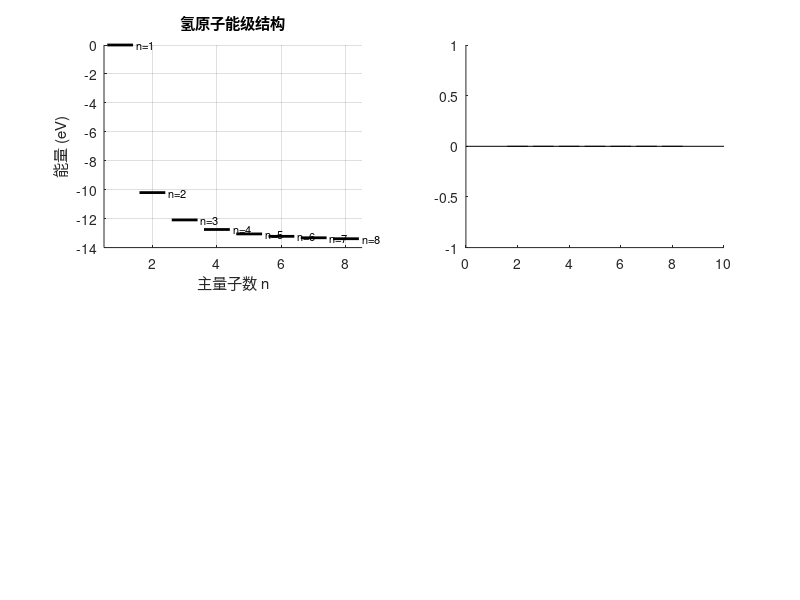

Write MATLAB code to recreate this figure. (Note: this script raises an error after producing the figure.)
function boerziman()
% 化学中玻尔兹曼分布分析工具
% 功能：分析分子在不同能级上的玻尔兹曼分布
% 作者：AI助手
% 日期：2024
% 
% 玻尔兹曼分布公式：N(E) = N₀ * exp(-E/kT)
% 其中：N(E) - 能量为E的状态的粒子数
%       N₀ - 基态粒子数  
%       E - 能量 (J)
%       k - 玻尔兹曼常数 (1.381×10⁻²³ J/K)
%       T - 绝对温度 (K)

clc;
clear;
close all;

fprintf('====================================\n');
fprintf('  化学玻尔兹曼分布分析工具 v1.0\n');
fprintf('====================================\n');
fprintf('功能：分析分子能级的玻尔兹曼分布\n');
fprintf('应用：化学反应、光谱学、热力学\n');
fprintf('====================================\n\n');

% 物理常数
k_B = 1.381e-23;  % 玻尔兹曼常数 (J/K)
h = 6.626e-34;    % 普朗克常数 (J·s)
c = 3e8;          % 光速 (m/s)
N_A = 6.022e23;   % 阿伏伽德罗常数 (mol⁻¹)

fprintf('物理常数：\n');
fprintf('玻尔兹曼常数 k = %.3e J/K\n', k_B);
fprintf('普朗克常数 h = %.3e J·s\n', h);
fprintf('光速 c = %.0e m/s\n', c);
fprintf('阿伏伽德罗常数 N_A = %.3e mol⁻¹\n\n', N_A);

% 分析类型选择
fprintf('请选择分析类型：\n');
fprintf('1. 基本玻尔兹曼分布\n');
fprintf('2. 温度效应分析\n');
fprintf('3. 能级分布分析\n');
fprintf('4. 化学反应平衡\n');
fprintf('5. 光谱线强度分析\n');
fprintf('6. 完整分析\n');
analysis_type = input('请输入选择 (1-6): ');

switch analysis_type
    case 1
        basic_boltzmann_analysis(k_B);
    case 2
        temperature_effect_analysis(k_B);
    case 3
        energy_level_analysis(k_B);
    case 4
        chemical_equilibrium_analysis(k_B);
    case 5
        spectral_intensity_analysis(k_B, h, c);
    case 6
        complete_analysis(k_B, h, c, N_A);
    otherwise
        error('无效的选择！');
end

fprintf('\n====================================\n');
fprintf('玻尔兹曼分布分析完成！\n');
fprintf('====================================\n');

end

% 1. 基本玻尔兹曼分布分析
function basic_boltzmann_analysis(k_B)
    fprintf('\n====================================\n');
    fprintf('    基本玻尔兹曼分布分析\n');
    fprintf('====================================\n');
    
    % 输入参数
    T = input('请输入温度 (K，默认300): ');
    if isempty(T)
        T = 300;
    end
    
    E_max = input('请输入最大能量 (×10⁻²⁰ J，默认10): ');
    if isempty(E_max)
        E_max = 10;
    end
    E_max = E_max * 1e-20; % 转换为焦耳
    
    N0 = input('请输入基态粒子数 (默认1000): ');
    if isempty(N0)
        N0 = 1000;
    end
    
    % 能量范围
    E = linspace(0, E_max, 1000);
    
    % 计算玻尔兹曼分布
    N = N0 * exp(-E ./ (k_B * T));
    
    % 创建图形
    figure('Name', '基本玻尔兹曼分布分析', 'NumberTitle', 'off');
    
    % 主分布图
    subplot(2,2,1);
    plot(E*1e20, N, 'b-', 'LineWidth', 2);
    xlabel('能量 (×10^{-20} J)');
    ylabel('粒子数 N(E)');
    title(sprintf('玻尔兹曼分布 (T = %.0f K)', T));
    grid on;
    
    % 半对数图
    subplot(2,2,2);
    semilogy(E*1e20, N, 'r-', 'LineWidth', 2);
    xlabel('能量 (×10^{-20} J)');
    ylabel('粒子数 N(E) (对数)');
    title('玻尔兹曼分布 (半对数)');
    grid on;
    
    % 归一化分布
    subplot(2,2,3);
    N_norm = N / N0;
    plot(E*1e20, N_norm, 'g-', 'LineWidth', 2);
    xlabel('能量 (×10^{-20} J)');
    ylabel('相对粒子数 N(E)/N₀');
    title('归一化玻尔兹曼分布');
    grid on;
    
    % 统计信息
    subplot(2,2,4);
    % 计算平均能量
    E_avg = trapz(E, E .* N) / trapz(E, N);
    % 计算最概然能量
    E_most_probable = 0; % 基态
    % 计算能量方差
    E_var = trapz(E, (E - E_avg).^2 .* N) / trapz(E, N);
    
    text(0.1, 0.9, '统计参数：', 'FontSize', 12, 'FontWeight', 'bold');
    text(0.1, 0.8, sprintf('温度：%.0f K', T), 'FontSize', 10);
    text(0.1, 0.7, sprintf('总粒子数：%.0f', trapz(E, N)), 'FontSize', 10);
    text(0.1, 0.6, sprintf('平均能量：%.2e J', E_avg), 'FontSize', 10);
    text(0.1, 0.5, sprintf('最概然能量：%.2e J', E_most_probable), 'FontSize', 10);
    text(0.1, 0.4, sprintf('能量方差：%.2e J²', E_var), 'FontSize', 10);
    text(0.1, 0.3, sprintf('kT = %.2e J', k_B * T), 'FontSize', 10);
    
    axis off;
    title('统计参数');
    
    % 输出结果
    fprintf('分析结果：\n');
    fprintf('温度：%.0f K\n', T);
    fprintf('平均能量：%.2e J\n', E_avg);
    fprintf('kT：%.2e J\n', k_B * T);
    fprintf('E_avg/kT：%.2f\n', E_avg / (k_B * T));
end

% 2. 温度效应分析
function temperature_effect_analysis(k_B)
    fprintf('\n====================================\n');
    fprintf('    温度效应分析\n');
    fprintf('====================================\n');
    
    % 输入参数
    T_range = input('请输入温度范围 [T_min, T_max] (K，默认[200, 800]): ');
    if isempty(T_range)
        T_range = [200, 800];
    end
    
    E_max = input('请输入最大能量 (×10⁻²⁰ J，默认15): ');
    if isempty(E_max)
        E_max = 15;
    end
    E_max = E_max * 1e-20;
    
    % 温度序列
    T_values = linspace(T_range(1), T_range(2), 5);
    colors = ['b', 'r', 'g', 'm', 'c'];
    
    % 能量范围
    E = linspace(0, E_max, 1000);
    
    % 创建图形
    figure('Name', '温度效应分析', 'NumberTitle', 'off');
    
    % 不同温度的分布
    subplot(2,2,1);
    hold on;
    legend_entries = {};
    for i = 1:length(T_values)
        T = T_values(i);
        N = exp(-E ./ (k_B * T));
        plot(E*1e20, N, 'Color', colors(i), 'LineWidth', 2);
        legend_entries{i} = sprintf('T = %.0f K', T);
    end
    xlabel('能量 (×10^{-20} J)');
    ylabel('相对粒子数 N(E)/N₀');
    title('不同温度下的玻尔兹曼分布');
    legend(legend_entries, 'Location', 'best');
    grid on;
    
    % 半对数图
    subplot(2,2,2);
    hold on;
    for i = 1:length(T_values)
        T = T_values(i);
        N = exp(-E ./ (k_B * T));
        semilogy(E*1e20, N, 'Color', colors(i), 'LineWidth', 2);
    end
    xlabel('能量 (×10^{-20} J)');
    ylabel('相对粒子数 N(E)/N₀ (对数)');
    title('玻尔兹曼分布 (半对数)');
    legend(legend_entries, 'Location', 'best');
    grid on;
    
    % 平均能量随温度变化
    subplot(2,2,3);
    T_fine = linspace(T_range(1), T_range(2), 100);
    E_avg_values = zeros(size(T_fine));
    
    for i = 1:length(T_fine)
        T = T_fine(i);
        N = exp(-E ./ (k_B * T));
        E_avg_values(i) = trapz(E, E .* N) / trapz(E, N);
    end
    
    plot(T_fine, E_avg_values*1e20, 'b-', 'LineWidth', 2);
    hold on;
    plot(T_fine, k_B * T_fine * 1e20, 'r--', 'LineWidth', 2);
    xlabel('温度 (K)');
    ylabel('平均能量 (×10^{-20} J)');
    title('平均能量随温度变化');
    legend('实际平均能量', 'kT', 'Location', 'northwest');
    grid on;
    
    % 高能态占比随温度变化
    subplot(2,2,4);
    E_threshold = E_max * 0.5; % 定义高能态阈值
    high_energy_fraction = zeros(size(T_fine));
    
    for i = 1:length(T_fine)
        T = T_fine(i);
        N = exp(-E ./ (k_B * T));
        total_particles = trapz(E, N);
        high_energy_particles = trapz(E(E > E_threshold), N(E > E_threshold));
        high_energy_fraction(i) = high_energy_particles / total_particles;
    end
    
    plot(T_fine, high_energy_fraction * 100, 'g-', 'LineWidth', 2);
    xlabel('温度 (K)');
    ylabel('高能态占比 (%)');
    title(sprintf('高能态占比 (E > %.1f×10^{-20} J)', E_threshold*1e20));
    grid on;
    
    fprintf('温度效应分析完成！\n');
    fprintf('温度范围：%.0f - %.0f K\n', T_range(1), T_range(2));
    fprintf('在%.0f K时，高能态占比约为%.1f%%\n', T_fine(end), high_energy_fraction(end)*100);
end

% 3. 能级分布分析
function energy_level_analysis(k_B)
    fprintf('\n====================================\n');
    fprintf('    能级分布分析\n');
    fprintf('====================================\n');
    
    % 输入参数
    fprintf('请输入能级参数：\n');
    n_levels = input('能级数目 (默认10): ');
    if isempty(n_levels)
        n_levels = 10;
    end
    
    spacing_type = input('能级间距类型 (1-等间距, 2-平方关系, 3-指数关系, 默认1): ');
    if isempty(spacing_type)
        spacing_type = 1;
    end
    
    T = input('温度 (K，默认300): ');
    if isempty(T)
        T = 300;
    end
    
    % 生成能级
    switch spacing_type
        case 1 % 等间距
            delta_E = 1e-20; % J
            E_levels = (0:n_levels-1) * delta_E;
            spacing_name = '等间距';
        case 2 % 平方关系 (谐振子)
            delta_E = 1e-20; % J
            E_levels = ((0:n_levels-1).^2) * delta_E;
            spacing_name = '平方关系 (谐振子)';
        case 3 % 指数关系
            delta_E = 1e-20; % J
            E_levels = (exp(0:n_levels-1) - 1) * delta_E;
            spacing_name = '指数关系';
    end
    
    % 计算各能级的粒子数
    N_levels = exp(-E_levels ./ (k_B * T));
    N_levels = N_levels / N_levels(1); % 归一化到基态
    
    % 创建图形
    figure('Name', '能级分布分析', 'NumberTitle', 'off');
    
    % 能级图
    subplot(2,2,1);
    for i = 1:n_levels
        % 画能级线
        line([i-0.4, i+0.4], [E_levels(i), E_levels(i)]*1e20, 'Color', 'k', 'LineWidth', 2);
        % 标注能级
        text(i+0.5, E_levels(i)*1e20, sprintf('E_{%d}', i-1), 'FontSize', 8);
    end
    xlabel('能级序号');
    ylabel('能量 (×10^{-20} J)');
    title(['能级结构 - ' spacing_name]);
    grid on;
    xlim([0.5, n_levels+0.5]);
    
    % 粒子数分布
    subplot(2,2,2);
    bar(1:n_levels, N_levels, 'FaceColor', 'b', 'FaceAlpha', 0.7);
    xlabel('能级序号');
    ylabel('相对粒子数');
    title(sprintf('粒子数分布 (T = %.0f K)', T));
    grid on;
    
    % 半对数粒子数分布
    subplot(2,2,3);
    semilogy(1:n_levels, N_levels, 'ro-', 'LineWidth', 2, 'MarkerSize', 8);
    xlabel('能级序号');
    ylabel('相对粒子数 (对数)');
    title('粒子数分布 (半对数)');
    grid on;
    
    % 统计信息
    subplot(2,2,4);
    % 计算配分函数
    Z = sum(N_levels);
    % 计算平均能量
    E_avg = sum(E_levels .* N_levels) / Z;
    % 计算熵
    p_i = N_levels / Z; % 概率
    S = -k_B * sum(p_i .* log(p_i + 1e-10)); % 避免log(0)
    
    text(0.1, 0.9, '统计热力学参数：', 'FontSize', 12, 'FontWeight', 'bold');
    text(0.1, 0.8, sprintf('温度：%.0f K', T), 'FontSize', 10);
    text(0.1, 0.7, sprintf('配分函数：%.4f', Z), 'FontSize', 10);
    text(0.1, 0.6, sprintf('平均能量：%.2e J', E_avg), 'FontSize', 10);
    text(0.1, 0.5, sprintf('熵：%.2e J/K', S), 'FontSize', 10);
    text(0.1, 0.4, sprintf('基态占比：%.1f%%', N_levels(1)/Z*100), 'FontSize', 10);
    text(0.1, 0.3, sprintf('能级间距类型：%s', spacing_name), 'FontSize', 10);
    
    axis off;
    title('统计参数');
    
    % 输出结果
    fprintf('能级分布分析结果：\n');
    fprintf('能级间距类型：%s\n', spacing_name);
    fprintf('配分函数：%.4f\n', Z);
    fprintf('平均能量：%.2e J\n', E_avg);
    fprintf('基态占比：%.1f%%\n', N_levels(1)/Z*100);
end

% 4. 化学反应平衡分析
function chemical_equilibrium_analysis(k_B)
    fprintf('\n====================================\n');
    fprintf('    化学反应平衡分析\n');
    fprintf('====================================\n');
    
    % 输入参数
    fprintf('分析化学反应：A ⇌ B\n');
    delta_E = input('反应能量差 ΔE (kJ/mol，默认20): ');
    if isempty(delta_E)
        delta_E = 20;
    end
    delta_E = delta_E * 1000 / 6.022e23; % 转换为J/分子
    
    T_range = input('温度范围 [T_min, T_max] (K，默认[200, 800]): ');
    if isempty(T_range)
        T_range = [200, 800];
    end
    
    % 温度序列
    T_values = linspace(T_range(1), T_range(2), 100);
    
    % 计算平衡常数
    K_eq = exp(-delta_E ./ (k_B * T_values));
    
    % 计算摩尔分数
    % 假设初始只有A，平衡时：[A] = 1-x, [B] = x
    % K = [B]/[A] = x/(1-x)
    % 解得：x = K/(1+K)
    x_B = K_eq ./ (1 + K_eq);
    x_A = 1 - x_B;
    
    % 创建图形
    figure('Name', '化学反应平衡分析', 'NumberTitle', 'off');
    
    % 平衡常数随温度变化
    subplot(2,2,1);
    semilogy(T_values, K_eq, 'b-', 'LineWidth', 2);
    xlabel('温度 (K)');
    ylabel('平衡常数 K_{eq}');
    title('平衡常数随温度变化');
    grid on;
    
    % 摩尔分数随温度变化
    subplot(2,2,2);
    plot(T_values, x_A, 'r-', 'LineWidth', 2);
    hold on;
    plot(T_values, x_B, 'b-', 'LineWidth', 2);
    xlabel('温度 (K)');
    ylabel('摩尔分数');
    title('摩尔分数随温度变化');
    legend('反应物 A', '产物 B', 'Location', 'best');
    grid on;
    
    % 反应进度随温度变化
    subplot(2,2,3);
    plot(T_values, x_B * 100, 'g-', 'LineWidth', 2);
    xlabel('温度 (K)');
    ylabel('反应进度 (%)');
    title('反应进度随温度变化');
    grid on;
    
    % 范特霍夫方程验证
    subplot(2,2,4);
    plot(1./T_values, log(K_eq), 'ko-', 'LineWidth', 1, 'MarkerSize', 4);
    xlabel('1/T (K^{-1})');
    ylabel('ln(K_{eq})');
    title('范特霍夫方程 (ln K vs 1/T)');
    grid on;
    
    % 线性拟合
    hold on;
    p = polyfit(1./T_values, log(K_eq), 1);
    plot(1./T_values, polyval(p, 1./T_values), 'r-', 'LineWidth', 2);
    legend('数据点', '线性拟合', 'Location', 'best');
    
    % 输出结果
    fprintf('化学反应平衡分析结果：\n');
    fprintf('反应能量差：%.1f kJ/mol\n', delta_E * 6.022e23 / 1000);
    fprintf('在%.0f K时，平衡常数：%.2e\n', T_range(1), K_eq(1));
    fprintf('在%.0f K时，平衡常数：%.2e\n', T_range(2), K_eq(end));
    fprintf('在%.0f K时，产物B的摩尔分数：%.1f%%\n', T_range(1), x_B(1)*100);
    fprintf('在%.0f K时，产物B的摩尔分数：%.1f%%\n', T_range(2), x_B(end)*100);
end

% 5. 光谱线强度分析
function spectral_intensity_analysis(k_B, h, c)
    fprintf('\n====================================\n');
    fprintf('    光谱线强度分析\n');
    fprintf('====================================\n');
    
    % 输入参数
    fprintf('分析原子或分子的光谱线强度\n');
    T = input('温度 (K，默认2000): ');
    if isempty(T)
        T = 2000;
    end
    
    % 能级数据 (以氢原子为例)
    n_levels = 8;
    E_levels = zeros(1, n_levels);
    for n = 1:n_levels
        E_levels(n) = -13.6 * (1 - 1/n^2) * 1.602e-19; % eV转J
    end
    
    % 统计权重 (简化)
    g_levels = 2 * (1:n_levels).^2; % 2n²
    
    % 计算各能级的粒子数密度
    N_levels = g_levels .* exp(-E_levels ./ (k_B * T));
    
    % 归一化
    N_levels = N_levels / sum(N_levels);
    
    % 创建图形
    figure('Name', '光谱线强度分析', 'NumberTitle', 'off');
    
    % 能级图
    subplot(2,2,1);
    for i = 1:n_levels
        % 画能级线
        line([i-0.4, i+0.4], [E_levels(i), E_levels(i)]*6.242e18, 'Color', 'k', 'LineWidth', 2);
        % 标注能级
        text(i+0.5, E_levels(i)*6.242e18, sprintf('n=%d', i), 'FontSize', 8);
    end
    xlabel('主量子数 n');
    ylabel('能量 (eV)');
    title('氢原子能级结构');
    grid on;
    xlim([0.5, n_levels+0.5]);
    
    % 粒子数密度分布
    subplot(2,2,2);
    bar(1:n_levels, N_levels, 'FaceColor', 'r', 'FaceAlpha', 0.7);
    xlabel('主量子数 n');
    ylabel('相对粒子数密度');
    title(sprintf('能级粒子数密度 (T = %.0f K)', T));
    grid on;
    
    % 计算跃迁强度 (以巴尔末系为例)
    subplot(2,2,3);
    n_upper = 3:n_levels;
    n_lower = 2;
    
    % 跃迁波长
    lambda = zeros(size(n_upper));
    intensity = zeros(size(n_upper));
    
    for i = 1:length(n_upper)
        nu = n_upper(i);
        nl = n_lower;
        
        % 计算波长 (里德伯公式)
        R_H = 1.097e7; % 里德伯常数 (m⁻¹)
        lambda(i) = 1 / (R_H * (1/nl^2 - 1/nu^2));
        
        % 跃迁强度正比于上能级粒子数
        intensity(i) = N_levels(nu);
    end
    
    bar(lambda*1e9, intensity/max(intensity), 'FaceColor', 'b', 'FaceAlpha', 0.7);
    xlabel('波长 (nm)');
    ylabel('相对强度');
    title('巴尔末系光谱线强度');
    grid on;
    
    % 统计信息
    subplot(2,2,4);
    % 计算配分函数
    Z = sum(g_levels .* exp(-E_levels ./ (k_B * T)));
    
    % 计算平均能量
    E_avg = sum(E_levels .* N_levels);
    
    text(0.1, 0.9, '光谱分析参数：', 'FontSize', 12, 'FontWeight', 'bold');
    text(0.1, 0.8, sprintf('温度：%.0f K', T), 'FontSize', 10);
    text(0.1, 0.7, sprintf('配分函数：%.2e', Z), 'FontSize', 10);
    text(0.1, 0.6, sprintf('平均能量：%.2f eV', E_avg*6.242e18), 'FontSize', 10);
    text(0.1, 0.5, sprintf('基态占比：%.1f%%', N_levels(1)*100), 'FontSize', 10);
    text(0.1, 0.4, '最强谱线：', 'FontSize', 10);
    [~, idx] = max(intensity);
    text(0.1, 0.3, sprintf('  %d→%d: %.1f nm', n_upper(idx), n_lower, lambda(idx)*1e9), 'FontSize', 10);
    
    axis off;
    title('分析参数');
    
    % 输出结果
    fprintf('光谱线强度分析结果：\n');
    fprintf('温度：%.0f K\n', T);
    fprintf('基态占比：%.1f%%\n', N_levels(1)*100);
    fprintf('最强巴尔末系谱线：%d→%d，波长%.1f nm\n', n_upper(idx), n_lower, lambda(idx)*1e9);
end

% 6. 完整分析
function complete_analysis(k_B, h, c, N_A)
    fprintf('\n====================================\n');
    fprintf('    完整玻尔兹曼分布分析\n');
    fprintf('====================================\n');
    
    % 输入参数
    T = input('分析温度 (K，默认500): ');
    if isempty(T)
        T = 500;
    end
    
    % 创建大图窗
    figure('Name', '完整玻尔兹曼分布分析', 'NumberTitle', 'off');
    set(gcf, 'Position', [50, 50, 1400, 900]);
    
    % 1. 基本分布
    subplot(3,4,1);
    E_max = 20e-20; % J
    E = linspace(0, E_max, 1000);
    N = exp(-E ./ (k_B * T));
    plot(E*1e20, N, 'b-', 'LineWidth', 2);
    xlabel('能量 (×10^{-20} J)');
    ylabel('N(E)/N₀');
    title('基本玻尔兹曼分布');
    grid on;
    
    % 2. 半对数分布
    subplot(3,4,2);
    semilogy(E*1e20, N, 'r-', 'LineWidth', 2);
    xlabel('能量 (×10^{-20} J)');
    ylabel('N(E)/N₀');
    title('半对数分布');
    grid on;
    
    % 3. 温度比较
    subplot(3,4,3);
    T_values = [200, 500, 800];
    colors = ['b', 'r', 'g'];
    hold on;
    for i = 1:3
        N_temp = exp(-E ./ (k_B * T_values(i)));
        plot(E*1e20, N_temp, 'Color', colors(i), 'LineWidth', 2);
    end
    xlabel('能量 (×10^{-20} J)');
    ylabel('N(E)/N₀');
    title('温度比较');
    legend('200K', '500K', '800K');
    grid on;
    
    % 4. 麦克斯韦-玻尔兹曼速度分布
    subplot(3,4,4);
    m = 4.65e-26; % 氮气分子质量 (kg)
    v = linspace(0, 2000, 1000);
    f_v = 4*pi * (m/(2*pi*k_B*T))^(3/2) * v.^2 .* exp(-m*v.^2/(2*k_B*T));
    plot(v, f_v, 'b-', 'LineWidth', 2);
    xlabel('速度 (m/s)');
    ylabel('f(v)');
    title('麦克斯韦-玻尔兹曼速度分布');
    grid on;
    
    % 5. 能级分布
    subplot(3,4,5);
    n_levels = 8;
    E_levels = (0:n_levels-1) * 2e-20; % J
    N_levels = exp(-E_levels ./ (k_B * T));
    bar(1:n_levels, N_levels, 'FaceColor', 'g', 'FaceAlpha', 0.7);
    xlabel('能级');
    ylabel('相对粒子数');
    title('离散能级分布');
    grid on;
    
    % 6. 化学反应平衡
    subplot(3,4,6);
    T_range = 200:50:800;
    delta_E = 30e3 / N_A; % J/分子
    K_eq = exp(-delta_E ./ (k_B * T_range));
    semilogy(T_range, K_eq, 'r-', 'LineWidth', 2);
    xlabel('温度 (K)');
    ylabel('平衡常数');
    title('化学平衡常数');
    grid on;
    
    % 7. 热容量
    subplot(3,4,7);
    C_v = (E.^2 .* exp(-E ./ (k_B * T))) ./ (k_B * T^2);
    C_v_int = trapz(E, C_v) / trapz(E, exp(-E ./ (k_B * T)));
    T_cv = 100:50:1000;
    C_v_values = zeros(size(T_cv));
    for i = 1:length(T_cv)
        C_v_temp = (E.^2 .* exp(-E ./ (k_B * T_cv(i)))) ./ (k_B * T_cv(i)^2);
        C_v_values(i) = trapz(E, C_v_temp) / trapz(E, exp(-E ./ (k_B * T_cv(i))));
    end
    plot(T_cv, C_v_values/k_B, 'b-', 'LineWidth', 2);
    xlabel('温度 (K)');
    ylabel('C_v/k_B');
    title('热容量');
    grid on;
    
    % 8. 配分函数
    subplot(3,4,8);
    Z_values = zeros(size(T_cv));
    for i = 1:length(T_cv)
        Z_values(i) = trapz(E, exp(-E ./ (k_B * T_cv(i))));
    end
    plot(T_cv, Z_values, 'g-', 'LineWidth', 2);
    xlabel('温度 (K)');
    ylabel('配分函数 Z');
    title('配分函数');
    grid on;
    
    % 9. 熵
    subplot(3,4,9);
    S_values = zeros(size(T_cv));
    for i = 1:length(T_cv)
        N_temp = exp(-E ./ (k_B * T_cv(i)));
        Z_temp = trapz(E, N_temp);
        p_temp = N_temp / Z_temp;
        S_values(i) = -k_B * trapz(E, p_temp .* log(p_temp + 1e-10));
    end
    plot(T_cv, S_values/k_B, 'r-', 'LineWidth', 2);
    xlabel('温度 (K)');
    ylabel('S/k_B');
    title('熵');
    grid on;
    
    % 10. 内能
    subplot(3,4,10);
    U_values = zeros(size(T_cv));
    for i = 1:length(T_cv)
        N_temp = exp(-E ./ (k_B * T_cv(i)));
        Z_temp = trapz(E, N_temp);
        U_values(i) = trapz(E, E .* N_temp) / Z_temp;
    end
    plot(T_cv, U_values*1e20, 'b-', 'LineWidth', 2);
    xlabel('温度 (K)');
    ylabel('内能 (×10^{-20} J)');
    title('内能');
    grid on;
    
    % 11. 自由能
    subplot(3,4,11);
    F_values = -k_B * T_cv .* log(Z_values);
    plot(T_cv, F_values*1e20, 'g-', 'LineWidth', 2);
    xlabel('温度 (K)');
    ylabel('自由能 (×10^{-20} J)');
    title('亥姆霍兹自由能');
    grid on;
    
    % 12. 统计参数
    subplot(3,4,12);
    text(0.1, 0.9, '统计热力学参数：', 'FontSize', 10, 'FontWeight', 'bold');
    text(0.1, 0.8, sprintf('温度：%.0f K', T), 'FontSize', 8);
    text(0.1, 0.7, sprintf('kT = %.2e J', k_B*T), 'FontSize', 8);
    Z_current = trapz(E, exp(-E ./ (k_B * T)));
    text(0.1, 0.6, sprintf('配分函数：%.2e', Z_current), 'FontSize', 8);
    E_avg = trapz(E, E .* exp(-E ./ (k_B * T))) / Z_current;
    text(0.1, 0.5, sprintf('平均能量：%.2e J', E_avg), 'FontSize', 8);
    text(0.1, 0.4, sprintf('E_avg/kT：%.2f', E_avg/(k_B*T)), 'FontSize', 8);
    v_avg = sqrt(8*k_B*T/(pi*m));
    text(0.1, 0.3, sprintf('平均速度：%.0f m/s', v_avg), 'FontSize', 8);
    text(0.1, 0.2, sprintf('(氮气分子)', ''), 'FontSize', 8);
    
    axis off;
    title('统计参数');
    
    % 输出完整分析结果
    fprintf('完整玻尔兹曼分布分析结果：\n');
    fprintf('分析温度：%.0f K\n', T);
    fprintf('玻尔兹曼因子 kT：%.2e J\n', k_B*T);
    fprintf('配分函数：%.2e\n', Z_current);
    fprintf('平均能量：%.2e J (%.2f kT)\n', E_avg, E_avg/(k_B*T));
    fprintf('氮气分子平均速度：%.0f m/s\n', v_avg);
end 